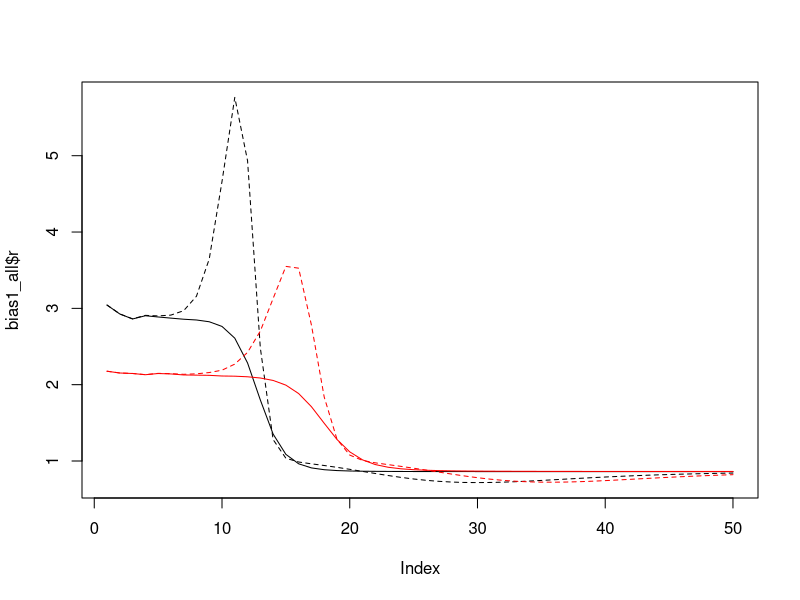
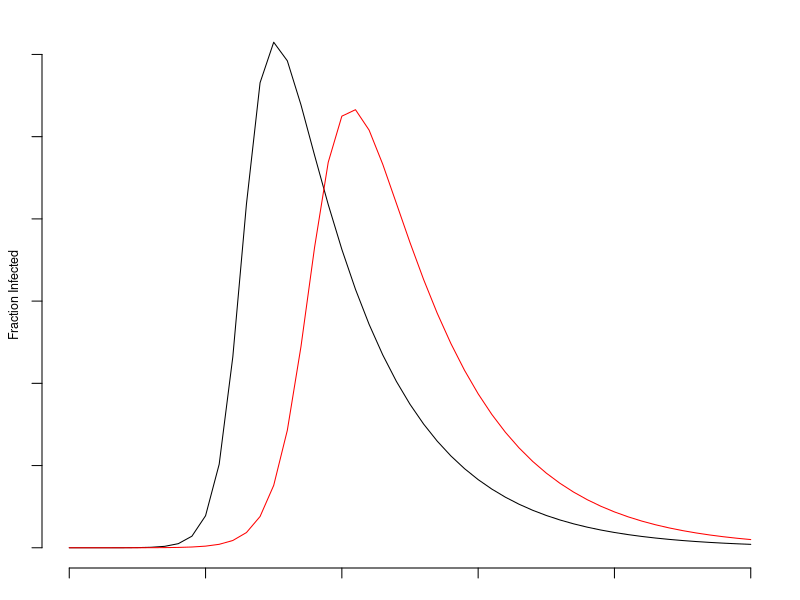
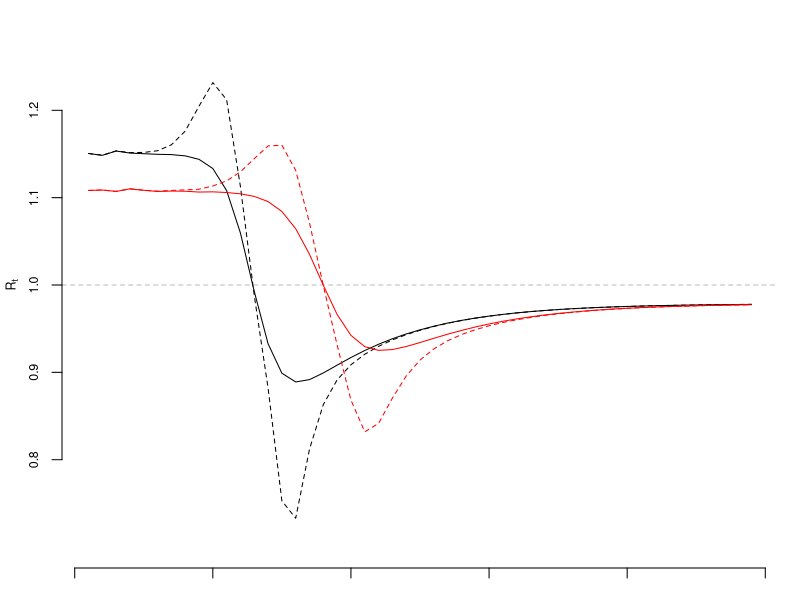
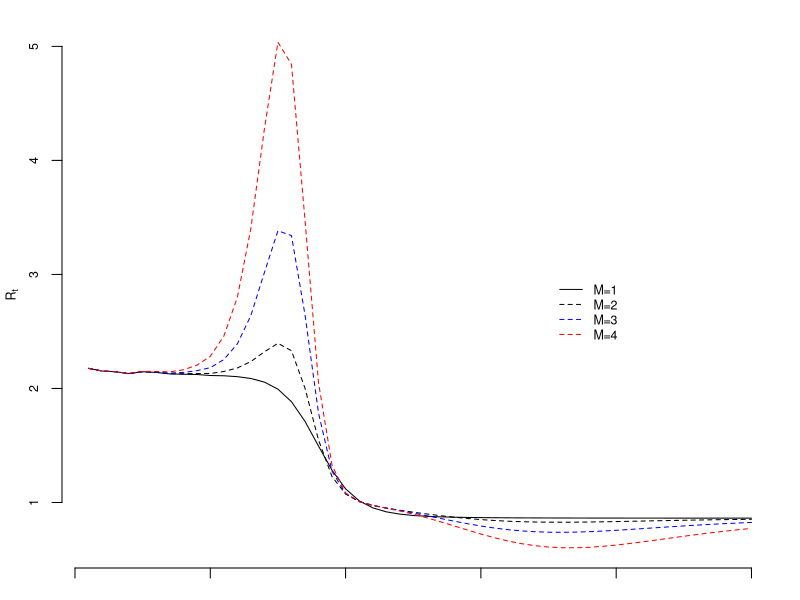
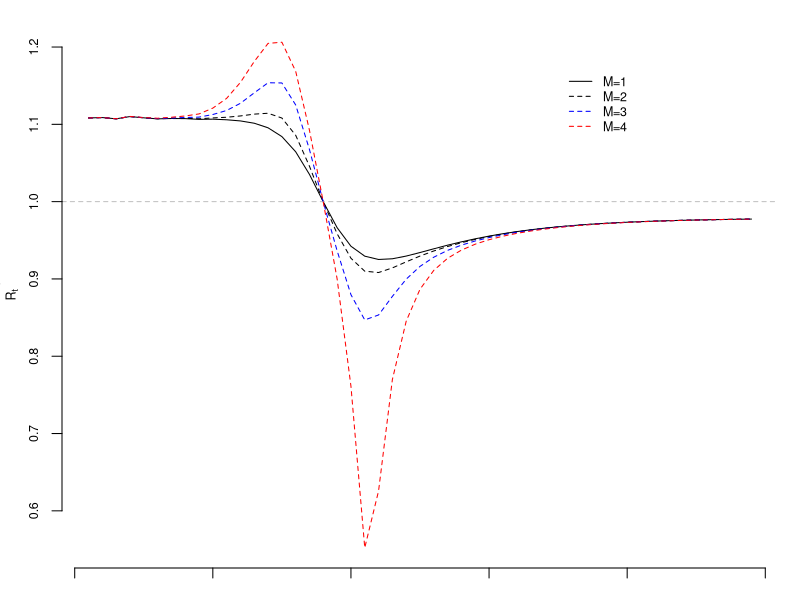

Here is the R script that generated these plots, in order:
## Load deSolve package
library(deSolve)

## Create an SIR function
sir <- function(time, state, parameters) {
  
  with(as.list(c(state, parameters)), {
    
    dS <- -beta * S * I
    dI <-  beta * S * I - gamma * I
    dR <-                 gamma * I
    
    return(list(c(dS, dI, dR)))
  })
}

### Set parameters
## Proportion in each compartment: Susceptible 0.999999, Infected 0.000001, Recovered 0
init       <- c(S = 1-1e-6, I = 1e-6, R = 0.0)
## beta: infection parameter; gamma: recovery parameter
# parameters <- c(beta = 1.4247, gamma = 0.14286)
parameters1 <- c(beta = 1.2, gamma = 0.15)
parameters2 <- c(beta = 0.9, gamma = 0.15)
## Time frame
times      <- seq(0, 50, by = 1)

## Solve using ode (General Solver for Ordinary Differential Equations)
out1 <- ode(y = init, times = times, func = sir, parms = parameters1)
out2 <- ode(y = init, times = times, func = sir, parms = parameters2)
## change to data frame
out1 <- as.data.frame(out1)
out2 <- as.data.frame(out2)
## Delete time variable
out1$time <- NULL
out2$time <- NULL
## Show data
png(filename = "C:/Users/Balthazar/Documents/GitHub/covid-umich/methods/figs/sir.png",
    width = 6.5, height = 4, units = "in", res = 1200, pointsize = 12)
par(mar = c(1.5,2,1,1)+0.1)
plot(times, out1$I, type = "l", axes = FALSE, bty = "n")
lines(times, out2$I, col = "red")
axis(side = 1, labels = FALSE)
axis(side = 2, labels = FALSE)
mtext("Fraction Infected", side = 2, line = 1, cex = 0.75)
dev.off()

## Setup for bias plots
f = 0.02
M = 4
days = 1:365
FP = 0.01; FN = 0.1
bary1_new = -diff(out1$S)
bary1_all = out1$I
bary2_new = -diff(out2$S)
bary2_all = out2$I

bias_fn <- function(M, bary, f, FP = 0.01, FN = 0.15) {
  const = (bary*M + (1-bary))
  f0 = f/const
  f1 = M*f0
  Delta = f1 - f0
  D_M = 1 + FP + FN - Delta * bary/(1-bary) * (FP*(1-bary) + FN * bary)/ (f0 * (1-bary) + f1 * bary)
  rho = Delta*sqrt(bary*(1-bary))/sqrt(f*(1-f))
  error = rho*sqrt((1-f)/f) * sqrt(1-bary)/sqrt(bary)*D_M
  lag_error = error[1:(length(error)-1)]
  cur_error = error[2:(length(error))]
  
  lin_term = cur_error - lag_error
  quad_term = lag_error^2 - cur_error*lag_error
  
  cur_bary = bary[2:length(error)]
  lag_bary = bary[1:(length(error)-1)]
  
  bias = (lin_term+quad_term) * cur_bary/lag_bary
  
  Rt = 1+log(cur_bary/lag_bary)/7
  logbias = log(1+lin_term+quad_term)/7
  
  return(list("r"=cur_bary/lag_bary, "bias" = bias,
              "Rt"=Rt, "logbias"=logbias))
}

bias1_all = bias_fn(M, bary1_all, f)
bias1_new = bias_fn(M, bary1_new, f)
bias2_all = bias_fn(M, bary2_all, f)
bias2_new = bias_fn(M, bary2_new, f)

## Ratio Comparison: Use All for Prevalence

ymax = max(bias1_all$r+bias1_all$bias, bias1_all$r, bias2_all$r+bias2_all$bias, bias2_all$r)
ymin = min(bias1_all$r+bias1_all$bias, bias1_all$r, bias2_all$r+bias2_all$bias, bias2_all$r)
plot(bias1_all$r, type = "l", ylim = c(ymin, ymax))
lines(bias1_all$r+bias1_all$bias, lty = 2)
lines(bias2_all$r, col = "red")
lines(bias2_all$r+bias2_all$bias, col = "red", lty = 2)

## Ratio Comparison: Use New for Fraction of New Cases
ymax = max(bias1_new$Rt+bias1_new$logbias, bias1_new$Rt, bias2_new$Rt+bias2_new$logbias, bias2_new$Rt, na.rm = TRUE)
ymin = min(bias1_new$Rt+bias1_new$logbias, bias1_new$Rt, bias2_new$Rt+bias2_new$logbias, bias2_new$Rt, na.rm = TRUE)
png(filename = "C:/Users/Balthazar/Documents/GitHub/covid-umich/methods/figs/sir_rt_comparison.png",
    width = 6.5, height = 4, units = "in", res = 1200, pointsize = 12)
par(mar = c(1.5,3,0,1)+0.1)
plot(bias1_new$Rt, type = "l", ylim = c(0.7, 1.3), axes = FALSE, bty = "n", xlab = "", ylab = "")
lines(bias1_new$Rt + bias1_new$logbias, lty = 2)
abline(h = 1.0, col = "grey", lty = 2)
lines(bias2_new$Rt, lty = 1, col = "red")
lines(bias2_new$Rt+bias2_new$logbias, lty = 2, col = "red")
axis(side =1, labels = FALSE)
axis(side =2, cex.axis = 0.75, at = seq(0.8,1.2,0.1))
mtext(expression(R[t]), side =2, line = 2, cex = 0.75)
dev.off()

## Same curve, just different M value
M1 = 3; M2 = 4; M3 = 5
bias1 = bias_fn(M1, bary2_all, f, FP, FN)
bias2 = bias_fn(M2, bary2_all, f, FP, FN)
bias3 = bias_fn(M3, bary2_all, f, FP, FN)

## Ratio for different M: Use All for Prevalence
ymax = max(bias3$r+bias3$bias)
ymin = min(bias3$r+bias3$bias)
png(filename = "C:/Users/Balthazar/Documents/GitHub/covid-umich/methods/figs/sir_ratio.png",
    width = 6.5, height = 4, units = "in", res = 1200, pointsize = 12)
par(mar = c(1.5,3,1,1)+0.1)
plot(bias1$r, type = "l", ylim = c(ymin, ymax), axes = FALSE, bty = "n", xlab = "", ylab = "")
lines(bias1$r+bias1$bias, lty = 2)
lines(bias2$r+bias2$bias, col = "blue", lty = 2)
lines(bias3$r+bias3$bias, col = "red", lty = 2)
axis(side =1, labels = FALSE)
axis(side =2, cex.axis = 0.75)
mtext(expression(R[t]), side =2, line = 2, cex = 0.75)
legend(35, 3.0, legend = c("M=1", "M=2", "M=3", "M=4"), lty = c(1,2,2,2), col = c("black", "black", "blue", "red"), cex = 0.75, bty = "n")
dev.off()

## Recompute bias for new only
bias1 = bias_fn(M1, bary2_new, f, FP, FN)
bias2 = bias_fn(M2, bary2_new, f, FP, FN)
bias3 = bias_fn(M3, bary2_new, f, FP, FN)


ymax = max(bias3$Rt+bias3$logbias)
ymin = min(bias3$Rt+bias3$logbias)
png(filename = "C:/Users/Balthazar/Documents/GitHub/covid-umich/methods/figs/sir_rt.png",
    width = 6.5, height = 4, units = "in", res = 1200, pointsize = 12)
par(mar = c(1.5,3,1,1)+0.1)
plot(bias1$Rt, type = "l", ylim = c(ymin, ymax), axes = FALSE, bty = "n")
lines(bias1$Rt + bias1$logbias, lty = 2)
abline(h = 1.0, col = "grey", lty = 2)
lines(bias2$Rt+bias2$logbias, lty = 2, col = "blue")
lines(bias3$Rt+bias3$logbias, lty = 2, col = "red")
axis(side =1, labels = FALSE)
axis(side =2, cex.axis = 0.75)
mtext(expression(R[t]), side =2, line = 2, cex = 0.75)
legend(35, 1.175, legend = c("M=1", "M=2", "M=3", "M=4"), lty = c(1,2,2,2), col = c("black", "black", "blue", "red"), cex = 0.75, bty = "n")
dev.off()
